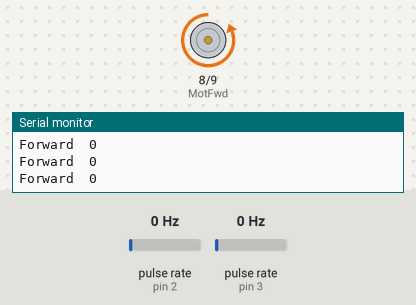
The sketch below on a simulated Arduino Uno, built with avr-gcc and run on an emulated ATmega328P. Parts: motor-driver pin pairs drawn as motors (green arrow = first pin HIGH = forward, orange = second pin HIGH = backward, longer = more drive), the last lines printed to the serial monitor. Wiring (inferred from the names in the program): 2 × pulse sensor: data pin 2 / data pin 3. The test bench sets the inputs (shaded band); at power-on: pulse rate (sensors on pin 2, pin 3) 0 Hz.

Above: at 1.2 s.
1.3 s: pulse rate (sensor on pin 2) set to 2 Hz
2.8 s: pulse rate (sensor on pin 3) set to 2 Hz
At 8.5 s:
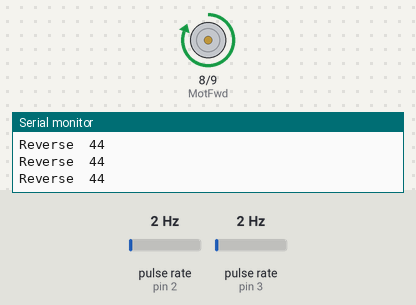
Timing chart, 0 to 10.0 s (numbered marks = the images above; inputs shaded):
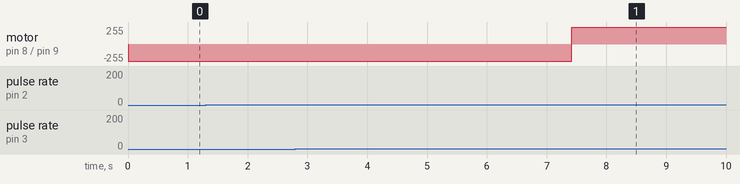

Measured:
- the behaviour switches between 0 and 1 Hz on pulse rate (sensor on pin 3) (found by bisection; images 0 and 1)

The sketch:

N20-Test.ino
```cpp
#define MotFwd  8  // Motor Forward pin
#define MotRev  9 // Motor Reverse pin

int encoderPin1 = 2; //Encoder Output 'A' must connected with intreput pin of arduino.
int encoderPin2 = 3; //Encoder Otput 'B' must connected with intreput pin of arduino.
volatile int lastEncoded = 0; // Here updated value of encoder store.
volatile long encoderValue = 0; // Raw encoder value


void setup() {

  pinMode(MotFwd, OUTPUT);
  pinMode(MotRev, OUTPUT);
  Serial.begin(9600); //initialize serial comunication

  pinMode(encoderPin1, INPUT_PULLUP);
  pinMode(encoderPin2, INPUT_PULLUP);

  digitalWrite(encoderPin1, HIGH); //turn pullup resistor on
  digitalWrite(encoderPin2, HIGH); //turn pullup resistor on
  // digitalWrite(6, HIGH);

  //call updateEncoder() when any high/low changed seen
  //on interrupt 0 (pin 2), or interrupt 1 (pin 3)
  attachInterrupt(0, updateEncoder, CHANGE);
  attachInterrupt(1, updateEncoder, CHANGE);


}

void loop() {

for (int i = 0; i <= 500; i++){
digitalWrite(MotFwd, LOW);
 digitalWrite(MotRev, HIGH);
 Serial.print("Forward  ");
 Serial.println(encoderValue);
}

delay(1000);

for (int i = 0; i <= 500; i++){
digitalWrite(MotFwd, HIGH);
 digitalWrite(MotRev, LOW);
 Serial.print("Reverse  ");
 Serial.println(encoderValue);
}

delay(1000);

}

void updateEncoder(){
  int MSB = digitalRead(encoderPin1); //MSB = most significant bit
  int LSB = digitalRead(encoderPin2); //LSB = least significant bit

  int encoded = (MSB << 1) |LSB; //converting the 2 pin value to single number
  int sum  = (lastEncoded << 2) | encoded; //adding it to the previous encoded value

  if(sum == 0b1101 || sum == 0b0100 || sum == 0b0010 || sum == 0b1011) encoderValue --;
  if(sum == 0b1110 || sum == 0b0111 || sum == 0b0001 || sum == 0b1000) encoderValue ++;

  lastEncoded = encoded; //store this value for next time

}
```
